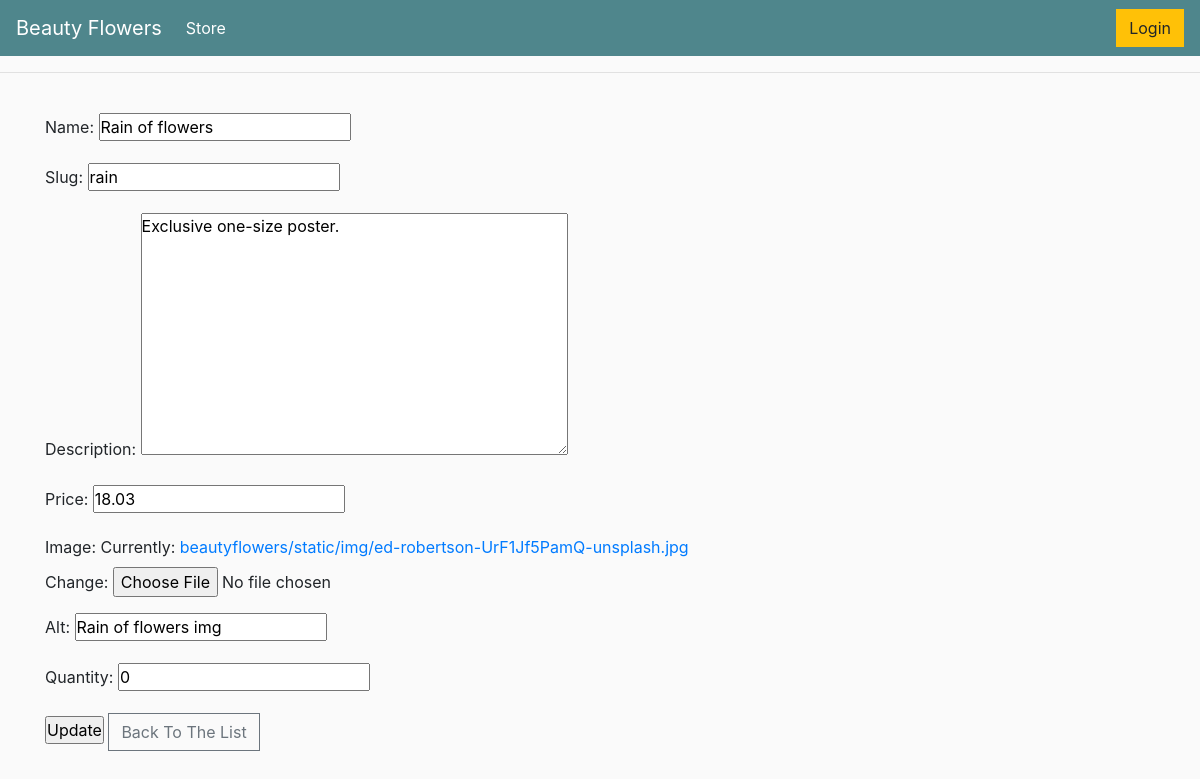
Screenshot of /rain/update with the database file from the repository.
### beautyflowers/models.py (models this page shows, shortened)
class Product(models.Model):
    name = models.CharField(max_length=220)
    slug = models.SlugField(max_length=255, unique=True)
    price = models.DecimalField(max_digits=4, decimal_places=2)
    description = models.TextField(blank=True, default="Exclusive one-size poster.")
    image = models.ImageField(upload_to = "beautyflowers/static/img/", default=None)
    alt = models.CharField(max_length=50, null=False, default="img")
    quantity = models.IntegerField(default=0, blank=True, null=0)
    last_modified = models.DateTimeField(auto_now_add = True)
    created_on = models.DateField(blank=True, null=True)
    class Meta:
        ordering = ['-created_on']

### beautyflowers/views.py (the view)
# urls.py: path('<slug>/update', views.update_product ),
def update_product(request, slug):
    context ={}
    obj = get_object_or_404(Product, slug = slug)
    form = ProductForm(request.POST or None, request.FILES or None, instance = obj)
    if form.is_valid():
        form.save()
        return HttpResponseRedirect("/")
    context["form"] = form
    return render(request, "beautyflowers/crud/update_product.html", context)

### beautyflowers/forms.py
class ProductForm(forms.ModelForm):
	class Meta:
		model = Product
		fields = [
			"name",
			"slug",
            "description",
			"price",
			"image",
			"alt",
			"quantity",
        ]

### beautyflowers/templates/beautyflowers/crud/update_product.html (shortened to what this page needs)
{% extends '../main.html' %}
{% load static %}
{% block content %}
<div class="main">
    <form method="POST" enctype="multipart/form-data">
        {{ form.as_p }}
        <input type="submit" value="Update">
        <a href="/" class="btn btn-outline-secondary add-btn">Back To The List</a>
    </form>
</div>
{% endblock content %}

### static/css/main.css (style rules this page uses)
* { padding: 0; margin: 0; }
body { background-color: hsl(0, 0%, 98%); }
.btn { border-radius: 0; }

### rows the page displays
Product: name "Rain of flowers", slug "rain", description "Exclusive one-size poster.", price "18.03", alt "Rain of flowers img", quantity "0"
